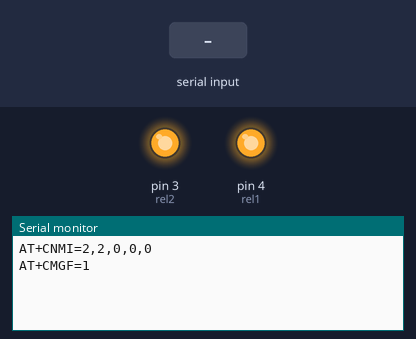
Bench run of a sketch on a simulated Arduino Uno, built with avr-gcc and run on an emulated ATmega328P. Shown: output pins drawn as LEDs (lit = HIGH), the last lines printed to the serial monitor. The test bench sets the inputs (shaded band).

Above: at 1.2 s.
1.3 s: "Lighton" received over the second serial link
At 2.8 s:
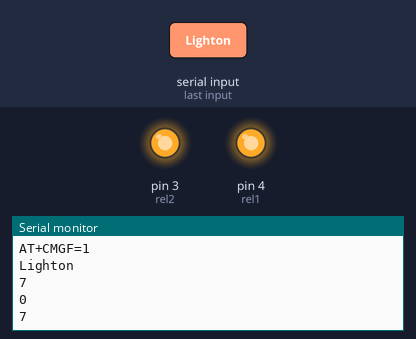
3.8 s: "Lightoff" received over the second serial link
At 6.0 s:
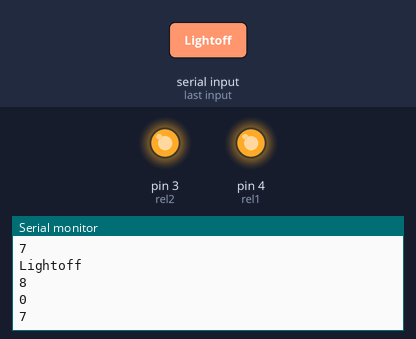
6.3 s: "Fanon" received over the second serial link
At 7.7 s:
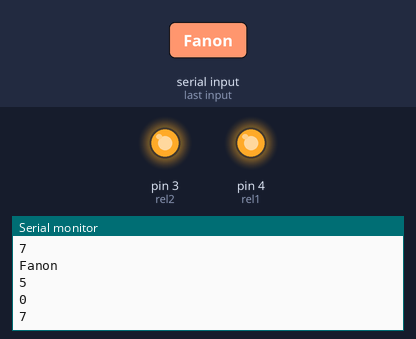
Timing chart, 0 to 9.3 s (numbered marks = the images above; inputs shaded):
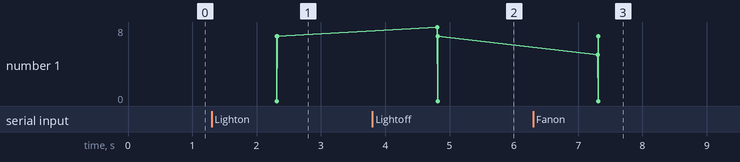

The sketch:

sketch_dec07a.ino
```cpp
#include <SoftwareSerial.h>

SoftwareSerial mySerial(9, 10);

String s="Lighton";
bool done=false;
int rel1=4;
int rel2=3;
void setup()
{
  mySerial.begin(9600);   // Setting the baud rate of GSM Module
  Serial.begin(9600);    // Setting the baud rate of Serial Monitor (Arduino)
  Serial.println("AT+CNMI=2,2,0,0,0");
  Serial.println("AT+CMGF=1");
  digitalWrite(rel1,HIGH);
  digitalWrite(rel2,HIGH);
  pinMode(rel1,OUTPUT);
  pinMode(rel2,OUTPUT);
}


void loop()

{
  if(mySerial.available()){
    String a=mySerial.readString();
    Serial.println(a);
    Serial.println(a.length());
    a.remove(0,51);
    int len=a.length();
    a.remove(len-2,2);
    Serial.println(a);
    a.trim();
    Serial.println(a.length());
    Serial.println(s.length());
    if(a=="Lighton")
      Light_on();
    if(a=="Lightoff")
      Light_off();
    if(a=="Fanon")
      Fan_on();
    if(a=="Fanoff")
      Fan_off();


  }

  if(Serial.available()){
    mySerial.write(Serial.read());
  }
}

void Light_on(){

  digitalWrite(rel1,LOW);
}

void Light_off(){

 digitalWrite(rel1,HIGH);
}
void Fan_on(){
  digitalWrite(rel2,LOW);
}

void Fan_off(){
  digitalWrite(rel2,HIGH);
}
```

Measured:
- after the input at 1.3 s, the serial monitor: prints a new line after 1.0 s (image 1)
- after the input at 3.8 s, the serial monitor: prints a new line after 1.0 s (image 2)
- after the input at 6.3 s, the serial monitor: prints a new line after 1.0 s (image 3)
